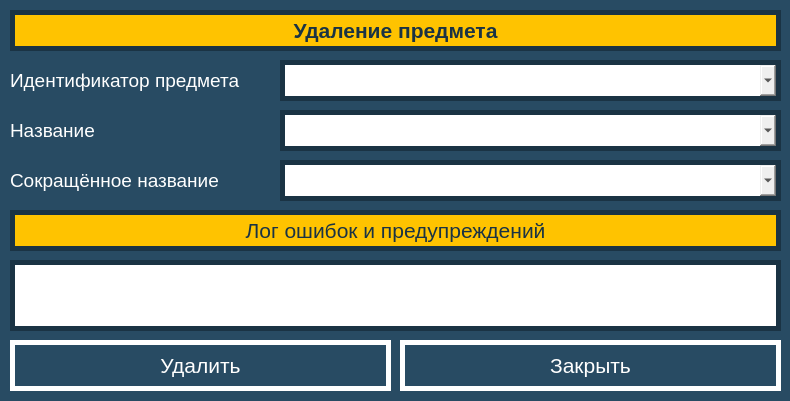
<?xml version="1.0" encoding="UTF-8"?>
<ui version="4.0">
 <class>SubjectDeleteForm</class>
 <widget class="QWidget" name="SubjectDeleteForm">
  <property name="geometry">
   <rect>
    <x>0</x>
    <y>0</y>
    <width>790</width>
    <height>401</height>
   </rect>
  </property>
  <property name="windowTitle">
   <string>Предмет, удаление</string>
  </property>
  <property name="styleSheet">
   <string notr="true">QWidget#SubjectDeleteForm {

	background-color: #284B63;
}</string>
  </property>
  <widget class="QLabel" name="headText">
   <property name="geometry">
    <rect>
     <x>10</x>
     <y>10</y>
     <width>771</width>
     <height>41</height>
    </rect>
   </property>
   <property name="font">
    <font>
     <pointsize>16</pointsize>
     <weight>75</weight>
     <bold>true</bold>
    </font>
   </property>
   <property name="styleSheet">
    <string notr="true">QLabel#headText {

	background-color: #FFC300;
	color: #1A3344;
	border: 5px solid #1A3344;
}</string>
   </property>
   <property name="text">
    <string>Удаление предмета</string>
   </property>
   <property name="alignment">
    <set>Qt::AlignCenter</set>
   </property>
  </widget>
  <widget class="QPushButton" name="deleteButton">
   <property name="enabled">
    <bool>true</bool>
   </property>
   <property name="geometry">
    <rect>
     <x>10</x>
     <y>340</y>
     <width>381</width>
     <height>51</height>
    </rect>
   </property>
   <property name="font">
    <font>
     <pointsize>16</pointsize>
    </font>
   </property>
   <property name="styleSheet">
    <string notr="true">QPushButton#deleteButton {

	background-color: #284B63;
	color: #FFFFFF;
	border: 5px solid #FFFFFF;
}
QPushButton#deleteButton:hover {

	background-color: #FFFFFF;
	color: #1A3344;
	border: 5px solid #1A3344;
}
QPushButton#deleteButton:pressed {

	background-color: #DB1921;
	color: #FFFFFF;
	border: 5px solid #1A3344;
}
QPushButton#deleteButton:disabled {

	background-color: #284B63;
	color: #4B7089;
	border: 5px solid #4B7089;
}</string>
   </property>
   <property name="text">
    <string>Удалить</string>
   </property>
  </widget>
  <widget class="QPushButton" name="exitButton">
   <property name="geometry">
    <rect>
     <x>400</x>
     <y>340</y>
     <width>381</width>
     <height>51</height>
    </rect>
   </property>
   <property name="minimumSize">
    <size>
     <width>381</width>
     <height>51</height>
    </size>
   </property>
   <property name="maximumSize">
    <size>
     <width>381</width>
     <height>51</height>
    </size>
   </property>
   <property name="font">
    <font>
     <pointsize>16</pointsize>
    </font>
   </property>
   <property name="styleSheet">
    <string notr="true">QPushButton#exitButton {

	background-color: #284B63;
	color: #FFFFFF;
	border: 5px solid #FFFFFF;
}
QPushButton#exitButton:hover {

	background-color: #FFFFFF;
	color: #1A3344;
	border: 5px solid #1A3344;
}
QPushButton#exitButton:pressed {

	background-color: #DB1921;
	color: #FFFFFF;
	border: 5px solid #1A3344;
}
QPushButton#exitButton:disabled {

	background-color: #284B63;
	color: #4B7089;
	border: 5px solid #4B7089;
}</string>
   </property>
   <property name="text">
    <string>Закрыть</string>
   </property>
  </widget>
  <widget class="QLabel" name="text2">
   <property name="geometry">
    <rect>
     <x>10</x>
     <y>110</y>
     <width>261</width>
     <height>41</height>
    </rect>
   </property>
   <property name="font">
    <font>
     <pointsize>14</pointsize>
    </font>
   </property>
   <property name="styleSheet">
    <string notr="true">QLabel#text2 {

	background-color: #284B63;
	color: #FFFFFF;
}</string>
   </property>
   <property name="text">
    <string>Название</string>
   </property>
  </widget>
  <widget class="QTextEdit" name="logText">
   <property name="geometry">
    <rect>
     <x>10</x>
     <y>260</y>
     <width>771</width>
     <height>71</height>
    </rect>
   </property>
   <property name="font">
    <font>
     <pointsize>10</pointsize>
    </font>
   </property>
   <property name="styleSheet">
    <string notr="true">QTextEdit#logText {

	border: 5px solid #1A3344;
}</string>
   </property>
  </widget>
  <widget class="QLabel" name="text3">
   <property name="geometry">
    <rect>
     <x>10</x>
     <y>160</y>
     <width>261</width>
     <height>41</height>
    </rect>
   </property>
   <property name="font">
    <font>
     <pointsize>14</pointsize>
    </font>
   </property>
   <property name="styleSheet">
    <string notr="true">QLabel#text3 {

	background-color: #284B63;
	color: #FFFFFF;
}</string>
   </property>
   <property name="text">
    <string>Сокращённое название</string>
   </property>
  </widget>
  <widget class="QComboBox" name="nameBox">
   <property name="geometry">
    <rect>
     <x>280</x>
     <y>110</y>
     <width>501</width>
     <height>41</height>
    </rect>
   </property>
   <property name="font">
    <font>
     <pointsize>14</pointsize>
    </font>
   </property>
   <property name="styleSheet">
    <string notr="true">QComboBox#nameBox {

	border: 5px solid #1A3344;
}</string>
   </property>
  </widget>
  <widget class="QComboBox" name="IDBox">
   <property name="geometry">
    <rect>
     <x>280</x>
     <y>60</y>
     <width>501</width>
     <height>41</height>
    </rect>
   </property>
   <property name="font">
    <font>
     <pointsize>14</pointsize>
    </font>
   </property>
   <property name="styleSheet">
    <string notr="true">QComboBox#IDBox {

	border: 5px solid #1A3344;
}</string>
   </property>
  </widget>
  <widget class="QLabel" name="text1">
   <property name="geometry">
    <rect>
     <x>10</x>
     <y>60</y>
     <width>261</width>
     <height>41</height>
    </rect>
   </property>
   <property name="font">
    <font>
     <pointsize>14</pointsize>
    </font>
   </property>
   <property name="styleSheet">
    <string notr="true">QLabel#text1 {

	background-color: #284B63;
	color: #FFFFFF;
}</string>
   </property>
   <property name="text">
    <string>Идентификатор предмета</string>
   </property>
  </widget>
  <widget class="QLabel" name="logHead">
   <property name="geometry">
    <rect>
     <x>10</x>
     <y>210</y>
     <width>771</width>
     <height>41</height>
    </rect>
   </property>
   <property name="font">
    <font>
     <pointsize>16</pointsize>
     <weight>50</weight>
     <bold>false</bold>
    </font>
   </property>
   <property name="styleSheet">
    <string notr="true">QLabel#logHead {

	background-color: #FFC300;
	color: #1A3344;
	border: 5px solid #1A3344;
}</string>
   </property>
   <property name="text">
    <string>Лог ошибок и предупреждений</string>
   </property>
   <property name="alignment">
    <set>Qt::AlignCenter</set>
   </property>
  </widget>
  <widget class="QComboBox" name="shortNameBox">
   <property name="geometry">
    <rect>
     <x>280</x>
     <y>160</y>
     <width>501</width>
     <height>41</height>
    </rect>
   </property>
   <property name="font">
    <font>
     <pointsize>14</pointsize>
    </font>
   </property>
   <property name="styleSheet">
    <string notr="true">QComboBox#shortNameBox {

	border: 5px solid #1A3344;
}</string>
   </property>
  </widget>
 </widget>
 <resources/>
 <connections/>
</ui>
